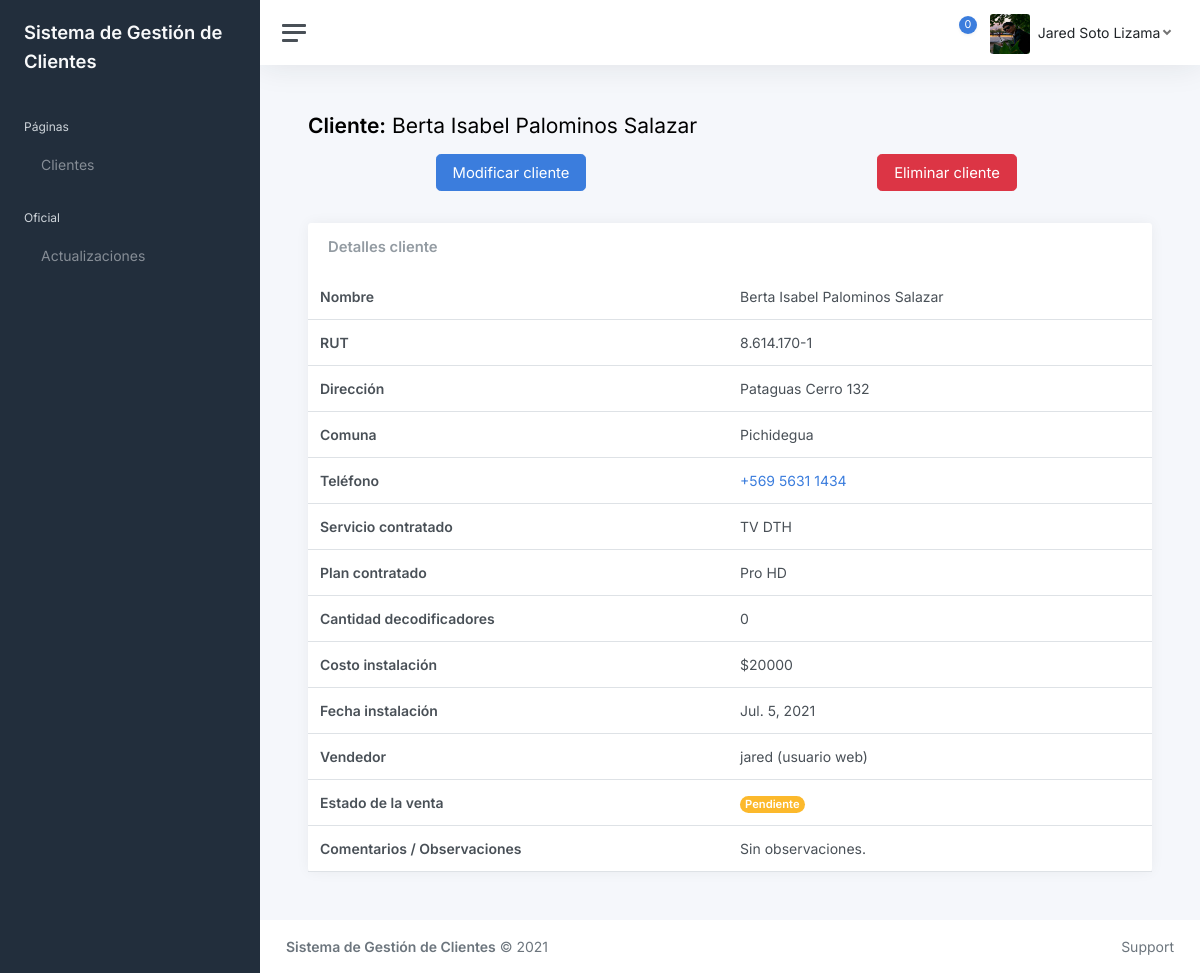
The app's page /cliente/3/ (signed in) with its own data.
### webClaro/models.py (models this page shows, shortened)
class ImagenPerfil(models.Model):
    id = models.AutoField(primary_key=True)
    usuario = models.CharField(max_length=20)
    imagen = models.ImageField(upload_to='imgPerfil')

class Cliente(models.Model):
    id = models.AutoField(primary_key=True)
    nombre = models.CharField(max_length=50)
    rut = models.CharField(max_length=12)
    direccion = models.CharField(max_length=50)
    telefono = models.CharField(max_length=13)
    servicioContratado = models.CharField(max_length=20)
    tecnologiaServicio = models.CharField(max_length=4)
    planContratado = models.CharField(max_length=30)
    cantidadDecos = models.IntegerField()
    costoInstalacion = models.IntegerField()
    fechaInstalacion = models.DateField()
    vendedor = models.CharField(max_length=20)
    servicioTecnologia = models.CharField(max_length=20)
    estado = models.CharField(max_length=20)
    Comuna = ForeignKey(Comuna, on_delete=models.CASCADE)
    comentarios = models.CharField(max_length=300)

class Comuna(models.Model):
    id = models.AutoField(primary_key=True)
    nombre = models.CharField(max_length=30)

### webClaro/views.py (the view)
# urls.py: path('cliente/<id>/', views.verCliente, name='verCliente'),
@login_required(login_url='/login/')
def verCliente(request, id):
    cliente = Cliente.objects.get(id = id)
    img = ImagenPerfil.objects.filter(usuario = request.user.username)
    whatsapp = cliente.telefono.strip()
    whatsappTrim = whatsapp.replace(" ", "")
    return render(request, "cliente.html", {"img": img, "cliente":cliente, "whatsapp":whatsappTrim})

### webClaro/templates/cliente.html (shortened to what this page needs)
{% extends "base.html" %}
{% load static %}
{% block contenido %}
<h1 class="h3 mb-3"><strong>Cliente:</strong> {{cliente.nombre}}</h1>
<div class="row">
		<div class="col">
			<div class="row">
				<div class="col mb-3">
					<div class="text-center mb-3 me-1">
						<a class="btn btn-lg btn-primary" href="/modificarCliente/{{cliente.id}}"> Modificar cliente</a>
					</div>
				</div>
				<div class="col mb-3">
					<div class="text-center mb-3">
						<button class="btn btn-lg btn-danger" type="button" onclick="eliminarCliente('{{cliente.id}}', '{{cliente.nombre}}')"> Eliminar cliente</button>
					</div>
				</div>
			</div>
		</div>
	</div>
<div class="row">
	<div class="col-12 col-lg-12 col-xxl-12 d-flex">
		<div class="card flex-fill">
			<div class="card-header">
				<h5 class="card-title mb-0">Detalles cliente</h5>
			</div>
			<table class="table table-hover my-0">
				<tbody>
					<tr>
						<td class="fw-bold">Nombre</td>
						<td>{{cliente.nombre}}</td>
					</tr>
					<tr>
						<td class="fw-bold">RUT</td>
						<td>{{cliente.rut}}</td>
					</tr>
					<tr>
						<td class="fw-bold">Dirección</td>
						<td>{{cliente.direccion}}</td>
					</tr>
					<tr>
						<td class="fw-bold">Comuna</td>
						<td>{{cliente.Comuna.nombre}}</td>
					</tr>
					<tr>
						<td class="fw-bold">Teléfono</td>
						<td><a href="https://wa.me/{{whatsapp}}" target="_blank"> +{{cliente.telefono}}</a></td>
					</tr>
					<tr>
						<td class="fw-bold">Servicio contratado</td>
						<td>{{cliente.servicioTecnologia}}</td>
					</tr>
					<tr>
						<td class="fw-bold">Plan contratado</td>
						<td>{{cliente.planContratado}}</td>
					</tr>
					<tr>
						<td class="fw-bold">Cantidad decodificadores</td>
						<td>{{cliente.cantidadDecos}}</td>
					</tr>
					<tr>
						<td class="fw-bold">Costo instalación</td>
						<td>${{cliente.costoInstalacion}}</td>
					</tr>
					<tr>
						<td class="fw-bold">Fecha instalación</td>
						<td>{{cliente.fechaInstalacion}}</td>
					</tr>
					<tr>
						<td class="fw-bold">Vendedor</td>
						<td>{{cliente.vendedor}} (usuario web)</td>
					</tr>
					<tr>
						<td class="fw-bold">Estado de la venta</td>
						<td><span class="badge rounded-pill {% if cliente.estado == "Pendiente"  %}bg-warning">{% endif %}{{cliente.estado}}</td>
					</tr>
					<tr>
						<td class="fw-bold">Comentarios / Observaciones</td>
						<td>{{cliente.comentarios}}</td>
					</tr>
				</tbody>
			</table>
		</div>
	</div>
</div>
{% endblock contenido %}

### webClaro/templates/base.html (shortened to what this page needs)
{% load static %}
<!DOCTYPE html>
<html lang="es">
<head>
	<link href="{% static 'css/app.css' %}" rel="stylesheet">
</head>
<body>
	<div class="wrapper">
		<nav id="sidebar" class="sidebar js-sidebar">
			<div class="sidebar-content js-simplebar">
				<a class="sidebar-brand" href="{% url 'index' %}">
					<span class="align-middle">Sistema de Gestión de Clientes</span>
				</a>
				<ul class="sidebar-nav">
					<li class="sidebar-header">Páginas</li>
					<li class="sidebar-item">
						<a class="sidebar-link" href="{% url 'index' %}">
							<span class="align-middle">Clientes</span>
            			</a>
					</li>
					<li class="sidebar-header">Oficial</li>
					<li class="sidebar-item">
						<a class="sidebar-link" href="{% url 'actualizaciones' %}">
							<span class="align-middle">Actualizaciones</span>
            			</a>
					</li>
				</ul>
			</div>
		</nav>
		<div class="main">
			<nav class="navbar navbar-expand navbar-light navbar-bg">
				<a class="sidebar-toggle js-sidebar-toggle"><i class="hamburger align-self-center"></i></a>
				<div class="navbar-collapse collapse">
					<ul class="navbar-nav navbar-align">
						<li class="nav-item dropdown">
							<a class="nav-icon dropdown-toggle" href="#" id="alertsDropdown" data-bs-toggle="dropdown">
								<div class="position-relative">
									<span class="indicator">0</span>
								</div>
							</a>
						</li>
						<li class="nav-item dropdown"><a class="nav-icon dropdown-toggle d-inline-block d-sm-none" href="#" data-bs-toggle="dropdown"></a>
							<a class="nav-link dropdown-toggle d-none d-sm-inline-block" href="#" data-bs-toggle="dropdown">{% for reg in img %}<img src="{{reg.imagen.url}}"{% endfor %} class="avatar img-fluid rounded me-1"/><span class="text-dark ms-1">{{user.first_name}} {{user.last_name}}</span></a>
						</li>
					</ul>
				</div>
			</nav>
			<main class="content">
				<div class="container-fluid p-0">
					{% block contenido %}
					{% endblock contenido %}
				</div>
			</main>
			<footer class="footer">
				<div class="container-fluid">
					<div class="row text-muted">
						<div class="col-6 text-start">
							<p class="mb-0"><a class="text-muted"><strong>Sistema de Gestión de Clientes</strong></a> &copy; 2021</p>
						</div>
						<div class="col-6 text-end">
							<ul class="list-inline">
								<li class="list-inline-item">
									<a class="text-muted" href="https://adminkit.io/" target="_blank">Support</a>
								</li>
							</ul>
						</div>
					</div>
				</div>
			</footer>
		</div>
	</div>
</body>
</html>

### records on screen
ImagenPerfil: imagen (picture)
Cliente: nombre "Berta Isabel Palominos Salazar", rut "8.614.170-1", direccion "Pataguas Cerro 132", Comuna.nombre "Pichidegua", telefono "569 5631 1434", servicioTecnologia "TV DTH", planContratado "Pro HD", cantidadDecos "0", costoInstalacion "20000", fechaInstalacion "Jul. 5, 2021", vendedor "jared", estado "Pendiente", comentarios "Sin observaciones."

### other values on screen
{{ user.first_name }} "Jared"
{{ user.last_name }} "Soto Lizama"
